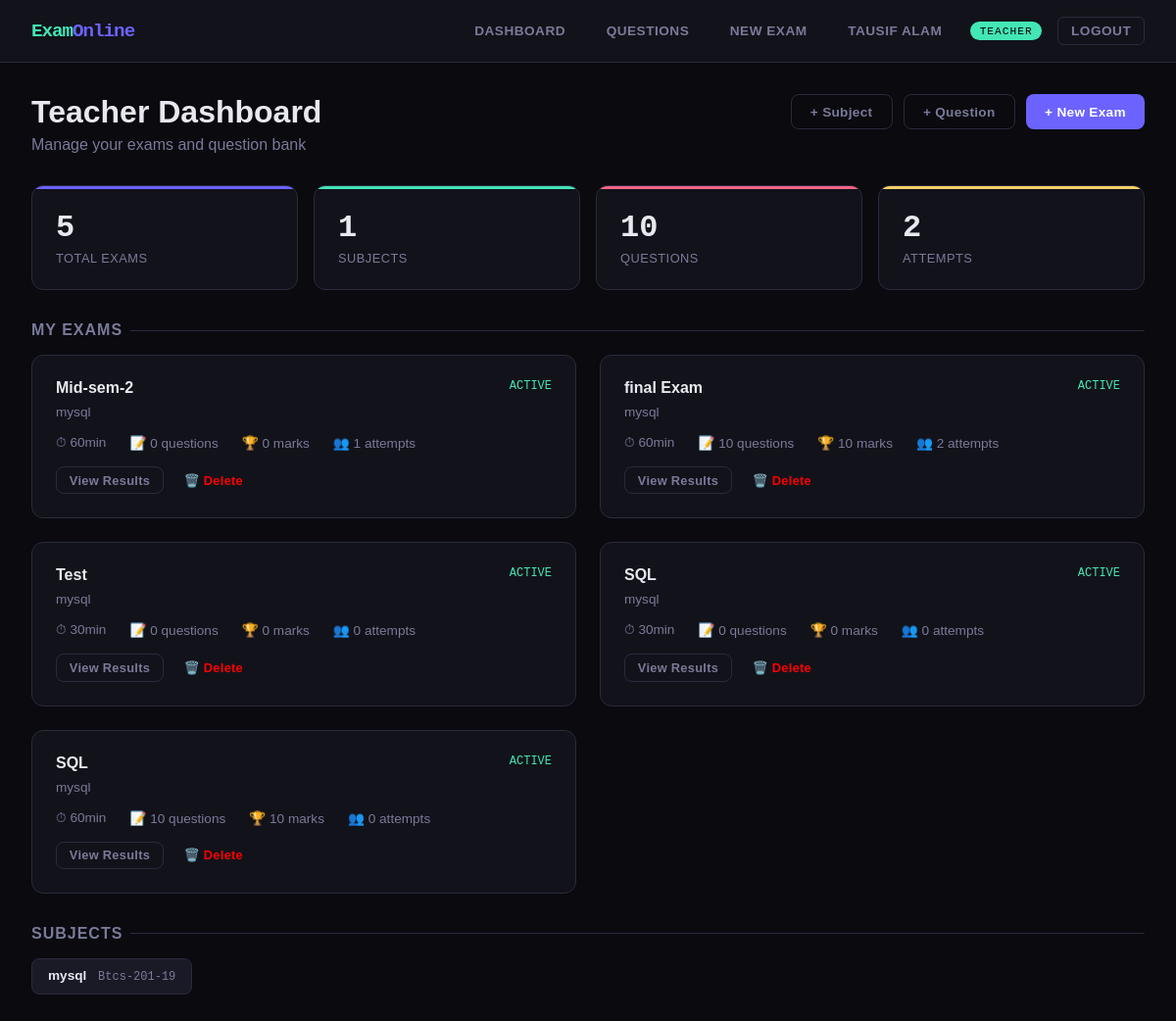
Page /teacher-dashboard/ (signed in) on the earlier database version.
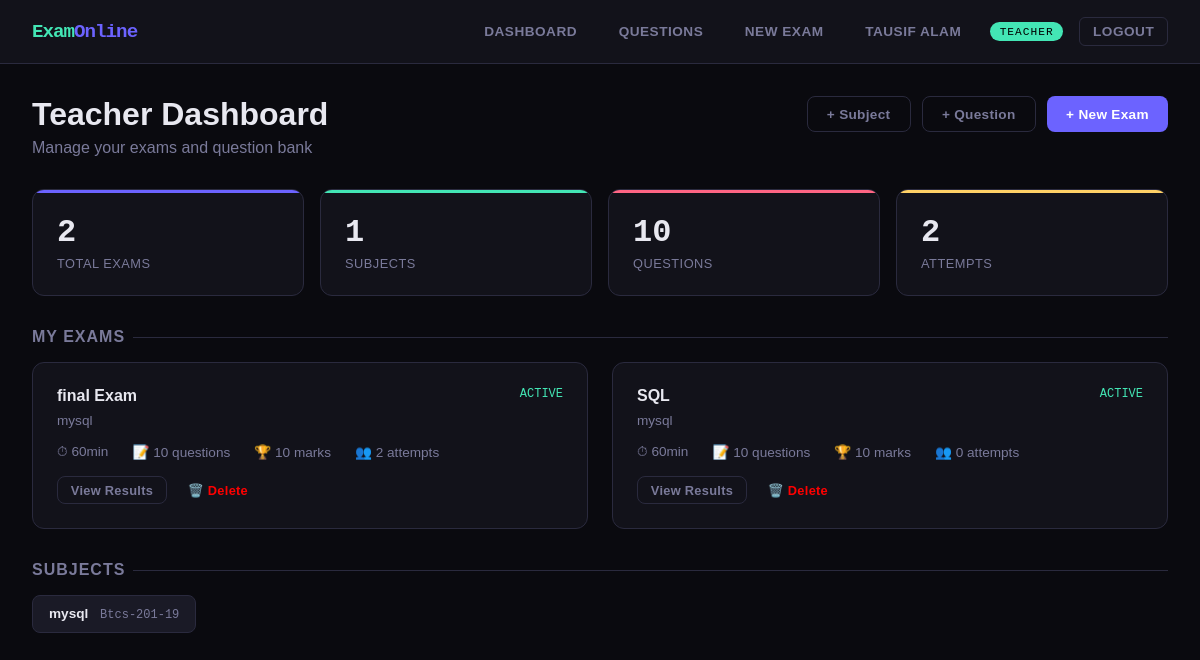
Same page on the later database version.
### accounts/models.py (models this page shows, shortened)
class User(AbstractUser):
    ROLE_CHOICES = [('admin', 'Admin'), ('teacher', 'Teacher'), ('student', 'Student')]
    role = models.CharField(max_length=10, choices=ROLE_CHOICES, default='student')
    phone = models.CharField(max_length=15, blank=True)
    profile_pic = models.CharField(max_length=200, blank=True)
    bio = models.TextField(blank=True)
    created_at = models.DateTimeField(auto_now_add=True)

### exams/models.py (models this page shows, shortened)
class Exam(models.Model):
    title = models.CharField(max_length=200)
    subject = models.ForeignKey(Subject, on_delete=models.CASCADE)
    description = models.TextField(blank=True)
    duration_minutes = models.PositiveIntegerField(default=60)
    total_marks = models.IntegerField(default=0)
    pass_marks = models.IntegerField(default=0)
    start_time = models.DateTimeField()
    end_time = models.DateTimeField()
    questions = models.ManyToManyField(Question, blank=True)
    created_by = models.ForeignKey(User, on_delete=models.CASCADE)
    is_active = models.BooleanField(default=True)
    shuffle_questions = models.BooleanField(default=False)
    created_at = models.DateTimeField(auto_now_add=True)

class Subject(models.Model):
    name = models.CharField(max_length=100)
    code = models.CharField(max_length=20, unique=True)
    created_by = models.ForeignKey(User, on_delete=models.CASCADE)
    created_at = models.DateTimeField(auto_now_add=True)

### exams/views.py (the view)
# urls.py: path('teacher-dashboard/', ev.teacher_dashboard, name='teacher_dashboard'),
@login_required
def teacher_dashboard(request):
    if request.user.role not in ('teacher', 'admin'):
        return redirect('dashboard')
    exams = Exam.objects.filter(created_by=request.user).annotate(attempt_count=Count('attempts'))
    subjects = Subject.objects.filter(created_by=request.user)
    ctx = {
        'exams': exams,
        'subjects': subjects,
        'total_questions': Question.objects.filter(created_by=request.user).count(),
        'total_attempts': ExamAttempt.objects.filter(exam__created_by=request.user, is_submitted=True).count(),
    }
    return render(request, 'exams/teacher_dashboard.html', ctx)

### templates/exams/teacher_dashboard.html (shortened to what this page needs)
{% extends 'base.html' %}
{% block content %}
<div class="container">
  <div class="page-header" style="display:flex;justify-content:space-between;align-items:flex-start">
    <div>
      <h1>Teacher Dashboard</h1>
      <p>Manage your exams and question bank</p>
    </div>
    <div style="display:flex;gap:.7rem;flex-wrap:wrap">
      <a href="{% url 'create_subject' %}" class="btn btn-ghost">+ Subject</a>
      <a href="{% url 'create_question' %}" class="btn btn-ghost">+ Question</a>
      <a href="{% url 'create_exam' %}" class="btn btn-primary">+ New Exam</a>
    </div>
  </div>
  <div class="stats-grid">
    <div class="stat-card">
      <div class="stat-num">{{ exams.count }}</div>
      <div class="stat-label">Total Exams</div>
    </div>
    <div class="stat-card green">
      <div class="stat-num">{{ subjects.count }}</div>
      <div class="stat-label">Subjects</div>
    </div>
    <div class="stat-card pink">
      <div class="stat-num">{{ total_questions }}</div>
      <div class="stat-label">Questions</div>
    </div>
    <div class="stat-card yellow">
      <div class="stat-num">{{ total_attempts }}</div>
      <div class="stat-label">Attempts</div>
    </div>
  </div>
  <div class="section-title">My Exams</div>
  {% if exams %}
  <div class="grid-2" style="margin-bottom:2rem">
    {% for exam in exams %}
    <div class="card">
      <div style="display:flex;justify-content:space-between;align-items:flex-start;margin-bottom:1rem">
        <div>
          <div class="card-title">{{ exam.title }}</div>
          <div style="color:var(--text-dim);font-size:.85rem">{{ exam.subject.name }}</div>
        </div>
        <span style="font-family:var(--mono);font-size:.75rem;color:{% if exam.is_active %}var(--accent3){% else %}var(--text-dim){% endif %}">
          {% if exam.is_active %}ACTIVE{% else %}INACTIVE{% endif %}
        </span>
      </div>
      <div style="display:flex;gap:1.5rem;margin-bottom:1rem;font-size:.85rem;color:var(--text-dim)">
        <span>⏱ {{ exam.duration_minutes }}min</span>
        <span>📝 {{ exam.questions.count }} questions</span>
        <span>🏆 {{ exam.total_marks }} marks</span>
        <span>👥 {{ exam.attempt_count }} attempts</span>
      </div>
      <div style="display:flex;gap:.5rem;flex-wrap:wrap">
        <a href="{% url 'exam_results' exam.id %}" class="btn btn-ghost btn-sm">View Results</a>
        <a href="{% url 'delete_exam' exam.id %}" onclick="return confirm('Delete this exam?')"class="btn btn-sm" style="color:red;">🗑️ Delete</a>
      </div>
    </div>
    {% endfor %}
  </div>
  {% else %}
  <div class="empty-state">
    <div class="icon">📋</div>
    <p>No exams yet. <a href="{% url 'create_exam' %}">Create your first exam</a></p>
  </div>
  {% endif %}
  <div class="section-title">Subjects</div>
  <div style="display:flex;flex-wrap:wrap;gap:.7rem">
    {% for s in subjects %}
    <div style="background:var(--surface2);border:1px solid var(--border);border-radius:8px;padding:.6rem 1rem;font-size:.85rem">
      <span style="font-weight:600">{{ s.name }}</span>
      <span style="color:var(--text-dim);font-family:var(--mono);font-size:.75rem;margin-left:.5rem">{{ s.code }}</span>
    </div>
    {% empty %}
    <p style="color:var(--text-dim)">No subjects yet. <a href="{% url 'create_subject' %}">Add one</a></p>
    {% endfor %}
  </div>
</div>
{% endblock %}

### templates/base.html (shortened to what this page needs)
<!DOCTYPE html>
<html lang="en">
<head>
</head>
<body>
{% if user.is_authenticated %}
<nav class="navbar">
  <div class="nav-brand">Exam<span>Online</span></div>
  <div class="nav-links">
    {% if user.role == 'admin' %}
      <a href="{% url 'admin_dashboard' %}">Dashboard</a>
      <a href="{% url 'manage_users' %}">Users</a>
      <a href="{% url 'all_results' %}">Results</a>
    {% elif user.role == 'teacher' %}
      <a href="{% url 'teacher_dashboard' %}">Dashboard</a>
      <a href="{% url 'question_bank' %}">Questions</a>
      <a href="{% url 'create_exam' %}">New Exam</a>
    {% else %}
      <a href="{% url 'student_dashboard' %}">Dashboard</a>
      <a href="{% url 'my_results' %}">My Results</a>
    {% endif %}
    <a href="{% url 'profile' %}">{{ user.get_full_name|default:user.username }}</a>
    <span class="badge-role {{ user.role }}">{{ user.role }}</span>
    <a href="{% url 'logout' %}" class="btn btn-ghost btn-sm">Logout</a>
  </div>
</nav>
{% endif %}
<main>
{% block content %}{% endblock %}
</main>
</body>
</html>

### templates/base.html (style rules this page uses)
:root { --bg: #0a0a0f; --surface: #12121a; --surface2: #1a1a26; --border: #2a2a3e; --accent: #6c63ff; --accent2: #ff6584; --accent3: #43e6b5; --text: #e8e8f0; --text-dim: #7a7a9a; --success: #43e6b5; --danger: #ff6584; --warning: #ffd166; --radius: 12px; --mono: 'Space Mono', monospace; --sans: 'Syne', sans-serif; }
* { box-sizing: border-box; margin: 0; padding: 0; }
body { background: var(--bg); color: var(--text); font-family: var(--sans); min-height: 100vh; }
a { color: var(--accent); text-decoration: none; }
.navbar { background: var(--surface); border-bottom: 1px solid var(--border); padding: 0 2rem; height: 64px; display: flex; align-items: center; justify-content: space-between; position: sticky; top: 0; z-index: 100; backdrop-filter: blur(10px); }
.nav-brand { font-family: var(--mono); font-weight: 700; font-size: 1.2rem; color: var(--accent3); letter-spacing: -1px; }
.nav-brand span { color: var(--accent); }
.nav-links { display: flex; gap: 1rem; align-items: center; }
.nav-links a { color: var(--text-dim); font-size: .85rem; font-weight: 600; padding: .4rem .8rem; border-radius: 6px; transition: all .2s; text-transform: uppercase; letter-spacing: .5px; }
.badge-role { background: var(--accent); color: #fff; font-size: .7rem; padding: .2rem .6rem; border-radius: 20px; font-family: var(--mono); text-transform: uppercase; letter-spacing: 1px; }
.badge-role.teacher { background: var(--accent3); color: #000; }
.container { max-width: 1200px; margin: 0 auto; padding: 2rem; }
.page-header { margin-bottom: 2rem; }
.page-header h1 { font-size: 2rem; font-weight: 800; color: var(--text); }
.page-header p { color: var(--text-dim); margin-top: .4rem; }
.card { background: var(--surface); border: 1px solid var(--border); border-radius: var(--radius); padding: 1.5rem; transition: border-color .2s; }
.card-title { font-weight: 700; font-size: 1rem; margin-bottom: .5rem; color: var(--text); }
.stats-grid { display: grid; grid-template-columns: repeat(auto-fit, minmax(180px, 1fr)); gap: 1rem; margin-bottom: 2rem; }
.stat-card { background: var(--surface); border: 1px solid var(--border); border-radius: var(--radius); padding: 1.5rem; position: relative; overflow: hidden; }
.stat-card::before { content: ''; position: absolute; top: 0; left: 0; right: 0; height: 3px; background: var(--accent); }
.stat-card.green::before { background: var(--accent3); }
.stat-card.pink::before { background: var(--accent2); }
.stat-card.yellow::before { background: var(--warning); }
.stat-num { font-family: var(--mono); font-size: 2rem; font-weight: 700; color: var(--text); }
.stat-label { color: var(--text-dim); font-size: .8rem; margin-top: .3rem; text-transform: uppercase; letter-spacing: .5px; }
.btn { display: inline-flex; align-items: center; gap: .4rem; padding: .6rem 1.2rem; border-radius: 8px; border: none; cursor: pointer; font-family: var(--sans); font-weight: 600; font-size: .85rem; transition: all .2s; text-decoration: none; letter-spacing: .3px; }
.btn-primary { background: var(--accent); color: #fff; }
.btn-ghost { background: transparent; color: var(--text-dim); border: 1px solid var(--border); }
.btn-sm { padding: .35rem .8rem; font-size: .8rem; }
.grid-2 { display: grid; grid-template-columns: 1fr 1fr; gap: 1.5rem; }
.section-title { font-size: 1rem; font-weight: 700; color: var(--text-dim); text-transform: uppercase; letter-spacing: 1px; margin-bottom: 1rem; display: flex; align-items: center; gap: .5rem; }
.section-title::after { content: ''; flex: 1; height: 1px; background: var(--border); }

Differences in the rows shown:
removed Exam: title "Mid-sem-2", subject.name "mysql", is_active "ACTIVE", duration_minutes "60", questions.count "0", total_marks "0", attempt_count "1"
removed Exam: title "Test", subject.name "mysql", is_active "ACTIVE", duration_minutes "30", questions.count "0", total_marks "0", attempt_count "0"
removed Exam: title "SQL", subject.name "mysql", is_active "ACTIVE", duration_minutes "30", questions.count "0", total_marks "0", attempt_count "0"
Other differences:
{{ exams.count }}: "5" → "2"
